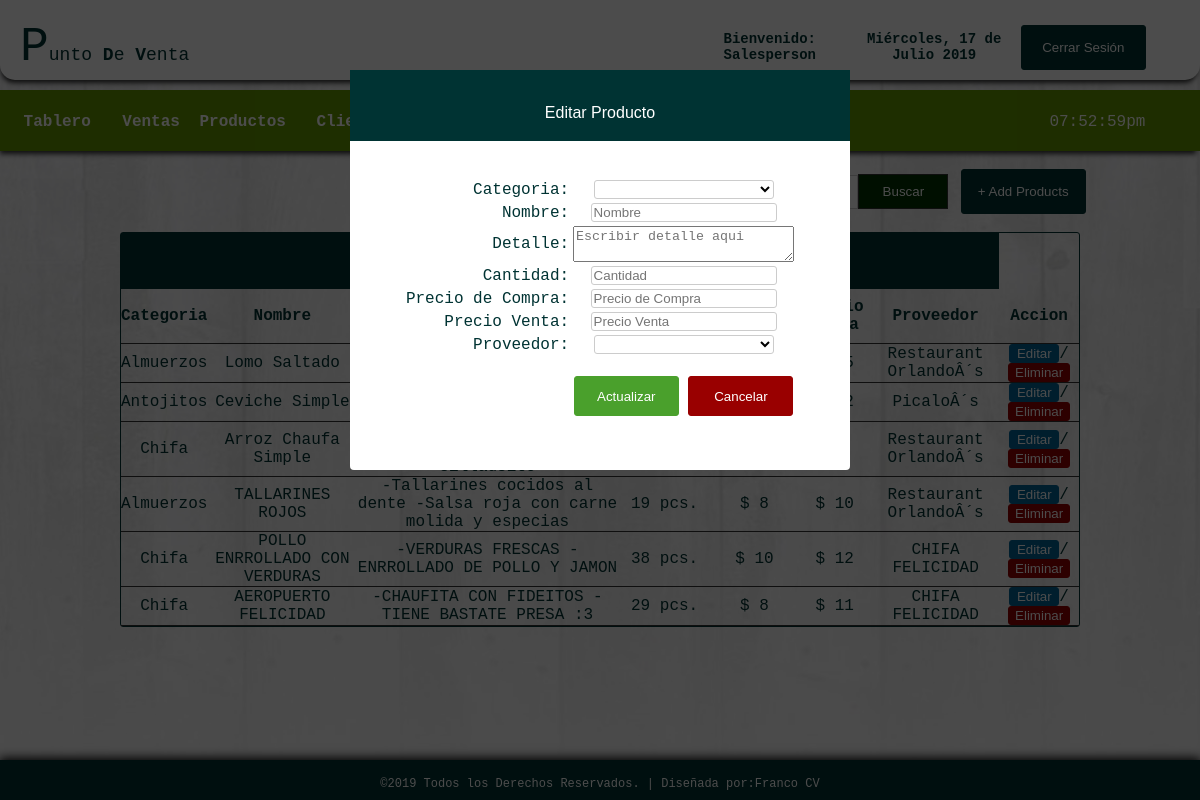
The app's page /edit_item.php (signed in), older data.
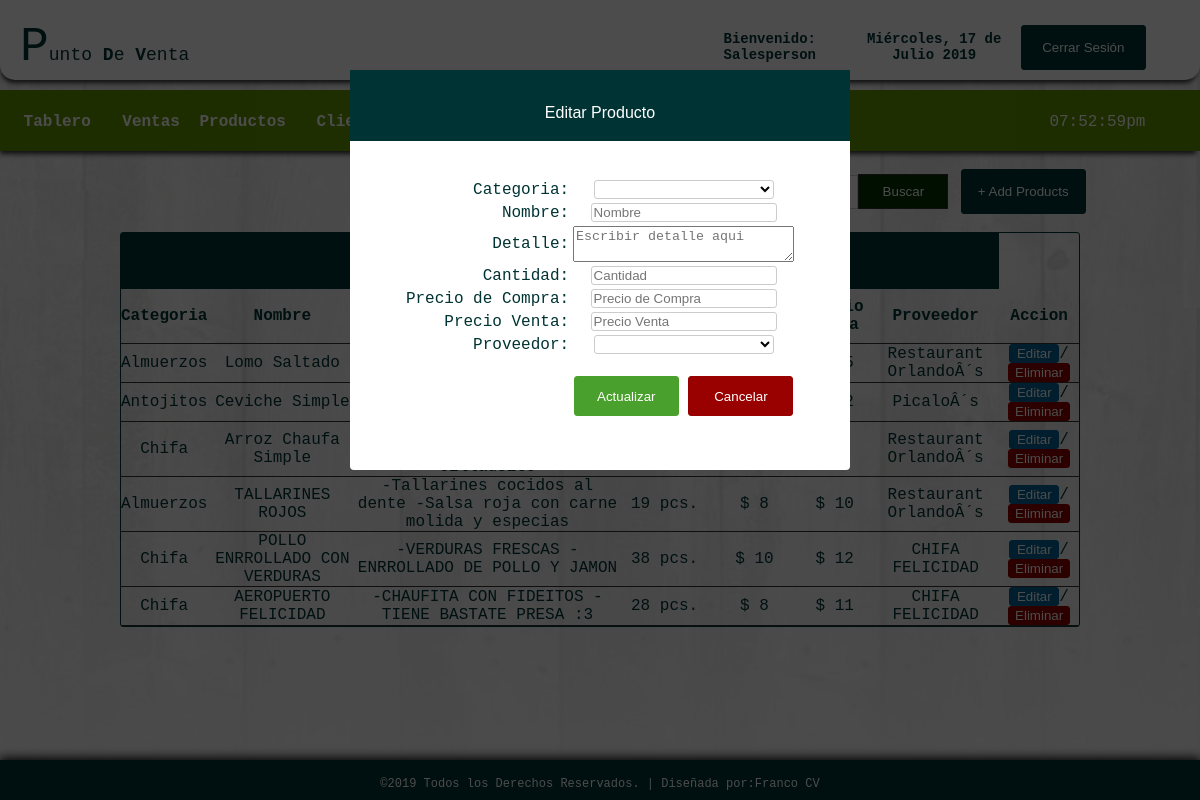
The same page, newer data.
### tables this page shows
CREATE TABLE IF NOT EXISTS `products` (
`id` int(11) NOT NULL,
  `category` varchar(100) NOT NULL,
  `name` varchar(100) NOT NULL,
  `quantity` int(11) NOT NULL,
  `purchase` int(11) NOT NULL,
  `retail` int(11) NOT NULL,
  `supplier` varchar(100) NOT NULL,
  `ext` varchar(5) NOT NULL,
  `detalle` varchar(200) DEFAULT NULL
);

### edit_item.php (the view, shortened to what this page needs)
<!DOCTYPE html PUBLIC "-//W3C//DTD XHTML 1.0 Transitional//EN" "http://www.w3.org/TR/xhtml1/DTD/xhtml1-transitional.dtd">
<html xmlns="http://www.w3.org/1999/xhtml">
<head>
</head>
<link rel="stylesheet" type="text/css" href="css/css1.css">
<body>
<div id="container">
<div id="header">
<table cellspacing="0" width="100%" border="0" cellpadding="20px">
<tr>
	<td width="56%">
    <table width="41%" border="0" cellspacing="0" cellpadding="0">
	  <tr>
	    <td width="80%" align="left"> <font size="12px">P</font><span style="font-size: 18px;">unto <b>D</b>e <b>V</b>enta</span></td>
	    </tr>
	  </table></td>
    <td style="font-size:14px;">
      <table width="93%" border="0" cellspacing="0" cellpadding="0">
        <tr>
        	<th scope="col">Bienvenido: <?php echo $_SESSION['access'];?></th>
          	<th scope="col"><?php
			include_once("date1.php");
			?></th>
          	<th scope="col" width="20px"><a href="logout.php">
            <input type="button" id="btnadd" value="Cerrar Sesión" align="middle" />
          	</a></th>
        </tr>
  </table></td>
    </tr>
</table>
</div>
<br><br><br><br><br>
<div id = "headnav">
<table width="100%" border="0" cellpadding="0" cellspacing="0">
<tr>
	<td width="669" height="62">
	<table width="669" border="0" cellspacing="0" cellpadding="0">
	  <tr>
	    <th width="90" height="56" scope="col"><a href="index.php">Tablero</a></th>
	    <th width="50" scope="col"><a href="sales.php">Ventas</a></th>
	    <th width="80" scope="col"><a href="products.php">Productos</a></th>
	    <th width="90" scope="col"><a href="customers.php">Clientes</a></th>
	    <th width="90" scope="col"><a href="supplier.php">Proveedor</a></th>
	    <th width="112" scope="col"><a href="salesreport.php">Reporte de Ventas</a></th>
	    </tr>
	  </table>
      </td>
      <td width="13">
      <table border="0" cellspacing="0" cellpadding="0">
      	<tr>
        	<td align="left" style="color:#FFF">
            <?php
			$date_time=date("h:i:sa");
			echo $date_time;
			?>
            </td>
        </tr>
      </table>
      </td>
</tr>
</table>
</div>
<br>
<table width="83%" border="0" align="center" cellpadding="0" cellspacing="0">
      <tr>
        <td width="741" align="right"><form action="result.php" method="get" ecntype="multipart/data-form">
           <input type="text" name="query" style="border:1px solid #CCC; color: #333; width:210px; height:30px;" placeholder="Buscar Producto..." /><input type="submit" id="btnsearch" value="Buscar" name="search" />
        </form></td>
        <td width="131" height="37">
        <a href="javascript:void(0)" onclick="toggle_visibility('popup-box1')"><input type="button" id="btnadd" value="+ Add Products" /></a></td>
      </tr>
    </table></th>
  <div id="footer">
<table border="0" cellpadding="15px" align="center"; style="size: 12px; font-family: 'Courier New', Courier, monospace; color: #FFF; font-size: 12px;">
<tr>
	<td>
    &copy;2019 Todos los Derechos Reservados.  |  Diseñada por:<a href="https://www.facebook.com/repp0rt">Franco CV</a>
    </td>
</tr>
</table>
</div>
  <div id="popup-box2" class="popup-position1">
<div id="popup-wrapper1">
<div id="popup-container1">
    <div id="popup-head-color1">
    <br>
    <p style="font-family:'Lucida Sans Unicode', 'Lucida Grande', sans-serif;font-size:16px;"> Editar Producto </p>
    </div>
<?php
include 'config.php';
$id = $_GET['id'];
$view = "SELECT * from products where md5(id) = '$id'";
$result = $db_link->query($view);
$row = $result->fetch_assoc();
?>
    <br>
    <form action="" method="POST">
    <table border="0" align="center">
    <tr>
    <td align="right">Categoria:</td>
    <td>
    <select name="category" id="txtbox">
    <option> <?php echo $row['category']; ?> </option>
    </select>
    </td>
    </tr>
    <tr>
    <td align="right">Nombre:</td>
    <td><input type="text" id="txtbox" name="name" placeholder="Nombre" value="<?php echo $row['name'];?>" required><br></td>
    </tr>
     <tr>
    <td align="right">Detalle:</td>
    <td>
   <textarea name="det" rows="2" cols="25" placeholder="Escribir detalle aqui" ><?php echo $row['detalle'];?></textarea>
    </tr>
    <tr>
    <td align="right">Cantidad:</td>
    <td><input type="text" id="txtbox" name="quantity" placeholder="Cantidad" value="<?php echo $row['quantity'];?>" required><br></td>
    </tr>
    <tr>
    <td align="right">Precio de Compra:</td>
    <td><input type="text" id="txtbox" name="purchase" placeholder="Precio de Compra" value="<?php echo $row['purchase'];?>" required><br></td>
    </tr>
    <tr>
    <td align="right">Precio Venta:</td>
    <td><input type="text" id="txtbox" name="retail" placeholder="Precio Venta" value="<?php echo $row['retail'];?>" required><br></td>
    </tr>
    <tr>
    <td align="right">Proveedor:</td>
    <td>
    <select name="supplier" id="txtbox">
    <option><?php echo $row['supplier']; ?></option>
           <?php
require('config.php');
$query="SELECT suppliername FROM supplier";
$result1=mysqli_query($db_link, $query);
while ($row1=mysqli_fetch_array($result1)){?>
	<option><?php echo $row1['suppliername']; ?></option>
       <?php
}?>
	</select>
	</td>
    </tr>
    <br>
    <tr  align="center">
    <td>&nbsp;  </td>
    <td>
    <br>
    <input type="SUBMIT" name="update" id="btnnav" value="Actualizar"></form>
    <a href="products.php"><input type="button" style="border:1px solid #900; background:#900; height:40px; width:105px; border-radius:3px; color:#FFF;" value="Cancelar"></a>
</div>
</div>
</div>
  <br>
  <tr>
    <td>
    <table border="0" cellpadding="0" cellspacing="0" align="center" width="80%" style="border:1px solid #033; color:#033;">
     <tr>
     <th colspan="7" align="center" height="55px" style="border-bottom:1px solid #033; background: #033; color:#FFF;"> Productos 	</th>
    </tr>
      <tr height="30px">
        <th style="border-bottom:1px solid #333;"> Categoria </th>
        <th style="border-bottom:1px solid #333;"> Nombre </th>
        <th style="border-bottom:1px solid #333;"> Detalle </th>
        <th style="border-bottom:1px solid #333;"> Cantidad Stock </th>
        <th style="border-bottom:1px solid #333;"> Precio de Compra </th>
        <th style="border-bottom:1px solid #333;"> Precio Venta </th>
        <th style="border-bottom:1px solid #333;"> Proveedor </th>
        <th style="border-bottom:1px solid #333;"> Accion </th>
      </tr>
       <?php
require('config.php');
$query="SELECT * FROM products";
$result=mysqli_query($db_link, $query);
while ($row=mysqli_fetch_array($result)){?>
      <tr align="center" height="25px;">
      	<td style="border-bottom:1px solid #333;"> <?php echo $row['category']; ?> </td>
        <td style="border-bottom:1px solid #333;"> <?php echo $row['name']; ?> </td>
<td style="border-bottom:1px solid #333;"> <?php echo $row['detalle']; ?> </td>
        <td style="border-bottom:1px solid #333;"> <?php echo $row['quantity']; ?> pcs. </td>
        <td style="border-bottom:1px solid #333;">$ <?php echo $row['purchase']; ?> </td>
        <td style="border-bottom:1px solid #333;">$ <?php echo $row['retail']; ?> </td>
        <td style="border-bottom:1px solid #333;"> <?php echo $row['supplier']; ?> </td>
        <td style="border-bottom:1px solid #333;">
        <a href="edit_item.php?id=<?php echo md5($row['id']);?>"><input type="button" value="Editar" style="width:50px; height:20; color:#FFF; background:#069; border:1px solid #069; border-radius:3px;"></a>/<a href="delete.php"><input type="button" value="Eliminar" style="width:15; height:20; color:#FFF; background: #900; border:1px solid #900; border-radius:3px;"></a>
        </td>
        </td>
      </tr>
   <?php
}?>
</div>
</body>
</html>

### date1.php (shortened to what this page needs)
<?php
								$dia=date("l");
								if ($dia=="Wednesday") $dia="Miércoles";
								$mes=date("F");
								if ($mes=="July") $mes="Julio";
								$ano=date("Y");
								$dia2=date("d");
								echo "$dia, $dia2 de $mes $ano";
								?>

### css/css1.css (style rules this page uses)
html { font-family: "Courier New", Courier, monospace; color: #033; height:100%; margin:0; padding:0; -webkit-background-size: cover; -moz-background-size: cover; -o-background-size: cover; background-size: cover; }
body { margin:0; font-size:16px; height:100%; margin:0; padding:0; background:url(../images/bgimg.jpg) no-repeat center fixed; -webkit-background-size: cover; -moz-background-size: cover; -o-background-size: cover; background-size: cover; }
#container { height:100px; width: auto; margin:0 auto; }
#header { box-shadow: -1px 5px 5px -2px #333333; position:fixed; width:100%; height:80px; border-radius:0px 0px 15px 15px; background-color:#FFF; }
#footer { clear: both; background: #033; height: 40px; width: 100%; position: fixed; left: 0px; bottom: 0px; text-align: center; box-shadow:0px -1px 10px 1px #000; }
#headnav { box-shadow: -2px 5px 5px -2px #333333; border-top:1px solid #690; padding:0px; clear:both; background: #690; height:60px; width:100%; }
#btnnav { border:1px solid #4AA02C; background: #4AA02C; border-radius:3px; height:40px; width:105px; color:#FFF; font-family:"Lucida Sans Unicode", "Lucida Grande", sans-serif; }
#btnsearch { border:1px solid #333; background: #030; height:35px; width:90px; color: #FFF; font-family:"Lucida Sans Unicode", "Lucida Grande", sans-serif; }
#btnadd { border:1px solid #033; background: #033; border-radius:3px; height:45px; width:125px; color: #FFF; font-family:"Lucida Sans Unicode", "Lucida Grande", sans-serif; }
#txtbox { border:1px solid #CCC; background: #FFF; border-radius:3px; width:180px; font-family:"Lucida Sans Unicode", "Lucida Grande", sans-serif; }
#popup-head-color1 { width:500px; height:1px; color:#FFF; background:#033; margin-left:auto; margin-right:auto; padding:0px 0px 70px; }
.popup-position1 { display: block; position:fixed; top:0; left:0; background-color:rgba(0,0,0,0.7); width:100%; height:100%; }
#popup-wrapper1 { width:500px; margin:70px auto; text-align:center; }
#popup-container1 { background-color:#fff; border-radius:4px; text-align:center; height:400px; }
a:link { color:#FFF; text-decoration: none; }
table { border-radius:3px; text-align: center; }

Row changes from the older to the newer data that the page shows:
changed products "AEROPUERTO FELICIDAD": quantity "29" → "28"
